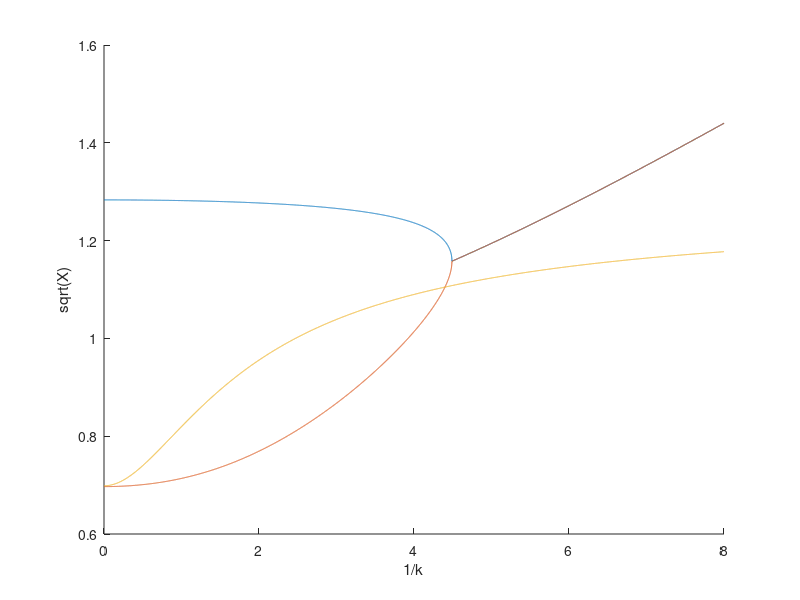

Source code (MATLAB): (Note: this script raises an error after producing the figure.)
%% Fung Ch6 Rewrite
clc, clear;
i = sqrt(-1);

% page 219 parameters
% mu = 76;
% a_h = -0.15;
% x_alpha = 0.25;
% r_alpha = sqrt(0.388);
% b = 5 / 12; % ft
% freq_alpha = 64.1; % rad/s
% freq_h = 55.9; % rad/s
% g_alpha = 0;
% g_h = 0;

% doppler's fin
% a_h =  0.0;
% b = 2.25/12;
% x_alpha = 0.0;
% r_alpha = 0.57785;
% freq_alpha = 2866.77844;
% freq_h = 1853.69007;
% mu = 110.28942;
% g_alpha = 0.005;
% g_h = 0.005;

% Cippola N5800 Parameters - This is one of the examples shipped with
%FinSim
a_h = 0.0;
b = 3.5625 / 12; % ft
x_alpha = 0.316;
r_alpha = 0.57757;
freq_alpha = 2593.373; % rad/s
freq_h = 2458.08525; % rad/s
mu = 77.11441;
g_alpha = 0.00;
g_h = 0.00;


invkstepsize = 0.001;
invkrange = [invkstepsize,8];
n = uint32(((invkrange(2) - invkrange(1)) / invkstepsize) + 1);
invk_set = linspace(invkrange(1),invkrange(2),n);
k_set = 1 ./ invk_set;


k = k_set;
k_inv = invk_set;

Ch_k = besselh(1,2,k) ./ (besselh(1,2,k) + (i * besselh(0,2,k))); % Theodorsen Function; Less lines to compute than using the other bessel functions
F = real(Ch_k);
G = imag(Ch_k);

A_R = -(mu + 1) - (2 .* G ./ k);
A_I = 2 .* F ./ k;
B_R = -((mu .* x_alpha) - a_h) + (2 .* F ./ k.^2) - ((0.5 - a_h) .* 2 .* G ./ k);
B_I = (1 ./ k) .* (1 + (2 .* G ./ k) + ((0.5 - a_h) .* 2 .* F));
D_R = -((mu .* x_alpha) - a_h) + ((0.5 + a_h) .* 2 .* G ./ k);
D_I = -(0.5 + a_h) .* 2 .* F ./ k;
E_R = -((mu .* r_alpha.^2) + a_h.^2 + 0.125) + ((0.25 - a_h.^2) .* 2 .* G ./ k) - ((0.5 + a_h) .* 2 .* F ./ k.^2);
E_I = (1 ./ k) .* ((0.5 - a_h) - ((0.5 + a_h) * 2 .* G ./ k) - ((0.25 - a_h.^2) * 2 .* F));

delta_R_A = (1 - (g_h * g_alpha)) * mu^2 * r_alpha.^2 * freq_h.^2 / freq_alpha.^2;
delta_R_B = (mu * freq_h.^2 / freq_alpha.^2 .* (E_R - (g_h .* E_I))) + (mu * r_alpha.^2 .* (A_R - (g_alpha .* A_I)));
delta_R_C = (A_R .* E_R) - (B_R .* D_R) - (A_I .* E_I) + (B_I .* D_I);

delta_I_A = (g_h + g_alpha) * mu^2 * r_alpha^2 * freq_h.^2 / freq_alpha^2;
delta_I_B = (mu .* freq_h.^2 ./ freq_alpha.^2 .* ((g_h .* E_R) + E_I)) + (mu .* r_alpha.^2 .* (A_I + (g_alpha .* A_R)));
delta_I_C = (A_I .* E_R) - (B_R .* D_I) + (A_R .* E_I) - (B_I .* D_R);

X_R1 = (-delta_R_B + sqrt(delta_R_B.^2 - (4 .* delta_R_A .* delta_R_C))) ./ (2 .* delta_R_A);
X_R2 = (-delta_R_B - sqrt(delta_R_B.^2 - (4 .* delta_R_A .* delta_R_C))) ./ (2 .* delta_R_A);

if(~delta_I_A == 0)
    X_I1 = (-delta_I_B + sqrt(delta_I_B.^2 - (4 .* delta_I_A .* delta_I_C))) ./ (2 .* delta_I_A);
    X_I2 = (-delta_I_B - sqrt(delta_I_B.^2 - (4 .* delta_I_A .* delta_I_C))) ./ (2 .* delta_I_A);
else
    X_I1 = -delta_I_C ./ delta_I_B;
    X_I2 = -delta_I_C ./ delta_I_B;
end

rt_X_R1 = sqrt(X_R1);
rt_X_R2 = sqrt(X_R2);
rt_X_I1 = sqrt(X_I1);
rt_X_I2 = sqrt(X_I2);

solutionmatrix = [k; k_inv; X_R1; X_R2; X_I1; rt_X_R1; rt_X_R2; rt_X_I1;];
imagMatrix2 = [zeros(1,size(delta_I_B,2)); delta_I_B; delta_I_C];
realMatrix2 = [zeros(1,size(delta_I_B,2)) + delta_R_A; delta_R_B; delta_R_C];

XRatio1 = abs(1 - abs(solutionmatrix(6,:) ./ solutionmatrix(8,:)));
XRatio2 = abs(1 - abs(solutionmatrix(7,:) ./ solutionmatrix(8,:)));


fig = figure();
hold on;
invk = solutionmatrix(2,:);
rt_X = solutionmatrix(6:8,:);
plot(invk,rt_X)
xlabel("1/k");
ylabel("sqrt(X)");
%axis([-inf inf 0.6 1.3])


[~,idx1] = find(XRatio2 == min(XRatio2,[],"omitnan"));
flutterPoint = solutionmatrix(:,idx1);
Uf = freq_alpha * b * flutterPoint(2) / flutterPoint(7);
flutterFreq = freq_alpha / flutterPoint(7) / (2 * pi());
inv_kf = flutterPoint(2);
kf = flutterPoint(1);
flutter_rtX = flutterPoint(7);

fprintf("Uf = %g ft/s\nFcr = %g Hz\nkf = %g\nsqrt(Xf) = %g\n1/kf = %g\n",Uf,flutterFreq,kf,flutter_rtX,inv_kf)